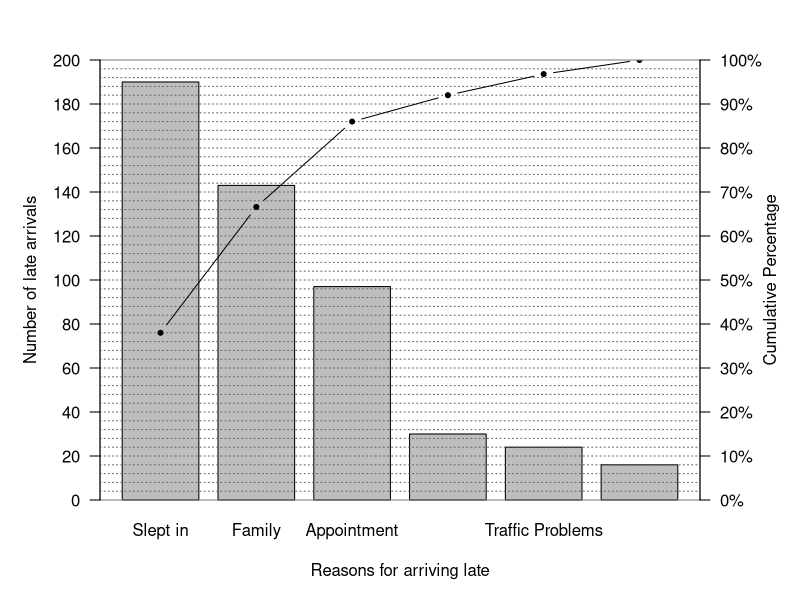

Recreate this plot in R.
data = read.csv("data.csv")

max_y <- 200                                                             ### MAXIMUM Y VALUE (LEFT)
interval_left <- 20                                                      ### LEFT INTERVAL
interval_right <- 10# %                                                  ### RIGHT INTERVAL

percentage_inverval <- max_y*interval_right/100

suppressPackageStartupMessages(library(dplyr))

data <- arrange(data, desc(freq)) %>%
  mutate(
    cumsum = cumsum(freq),
    rel_freq = round(freq / sum(freq), 3),
    cum_freq = cumsum(rel_freq),
    cumsum_graph = max_y*cumsum/max(cumsum)
  )
data

#library(tikzDevice)                                                      ### TO EXPORT TIKZ FILE FOR USE IN LATEX
#tikz('chart.tex')                                                        ### NOTE IT DOES *NOT* LIKE USING "%' IN LINE 24
                                                                          ### I SUGGEST WRITING IN 'PERCENT' AND DO A FIND AND REPLACE IN THE .TEX FILE TO '\%'

def_par <- par() 

par(mar=c(5,5,3,5))                                                       ### IF ADDING HEADER CHANGE THE 3 TO A 5 (changes margin)

pc = barplot(data$freq,
             width = 2,
             space = 0.25,
             axes = F,
             ylim = c(0, max_y),
             names.arg = data$category,
#            col="#69b3a2"                                                ### remove # and add HEX colour for the bars if you like
             )

grid(nx=NA, ny=50, col='grey40')

lines(pc, data$cumsum_graph, type = "b", pch = 20)

box(col = "grey50")

axis(side = 2, at=seq(0,max_y,interval_left), las = 1)

axis(side = 4, at=seq(0,max_y,percentage_inverval), labels =  paste(seq(0,100,interval_right),"%",sep=""), las = 1)

mtext("Reasons for arriving late", side = 1, line = 3)                    ### X LABEL
mtext("Number of late arrivals", side = 2, line = 3)                      ### Y (left) LABEL
mtext("Cumulative Percentage", side = 4, line = 3)                        ### Y (right) LABEL
#mtext("Header", side = 3, line = 2,font=2,cex=2)                         ### HEADER LABEL - Remove # at beginning of line


par(def_par)